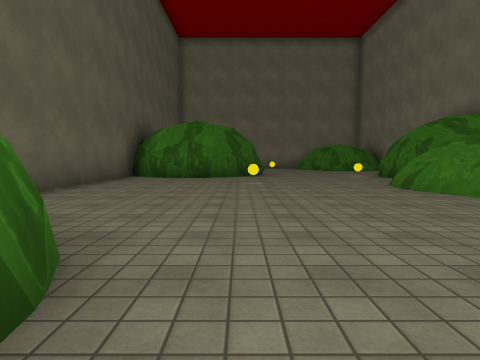
[1] (above)

14 first-person views from a walk through a scene from a Unity 3-D project. The camera is 1.2 m above the floor, tilts 4° down and sees 75° across. The floor is counted in squares, 2.16 m on a side. Each view is taken from the middle of a square. On the plan, view 1 faces up. The plan holds only what a view shows up to about 9 squares ahead; the rest is blank. The place goes on beyond the plan. The player is left out. Some surface patterns are stand-ins.

[2]
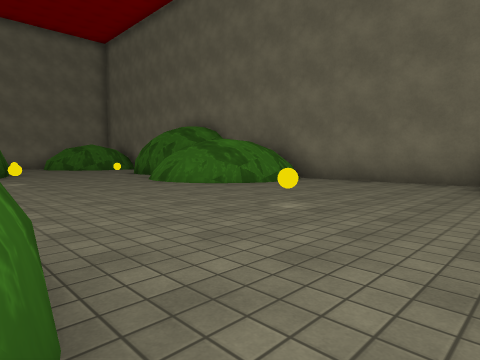

[3]
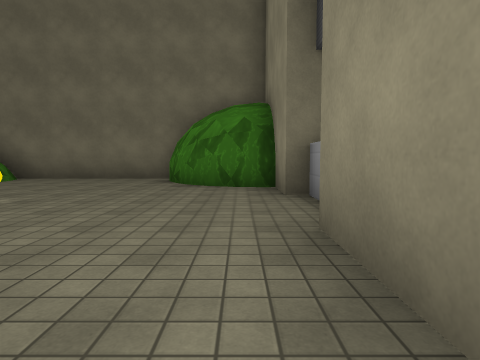

[4]
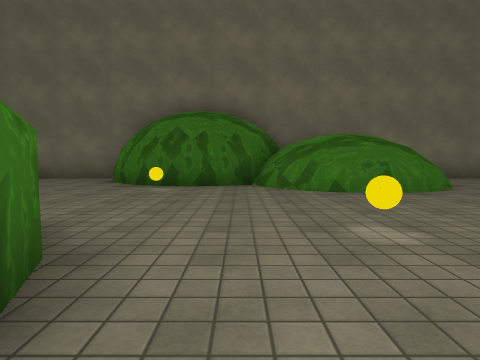

[5]
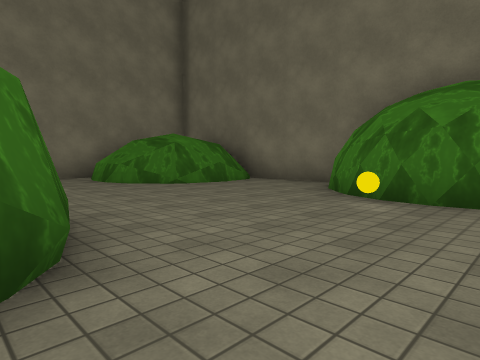

[6]
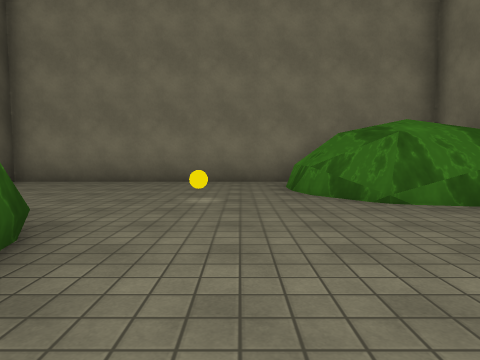

[7]
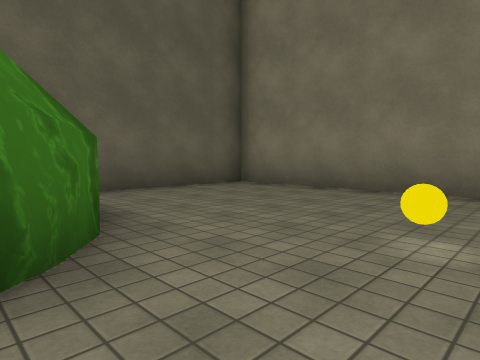

[8]
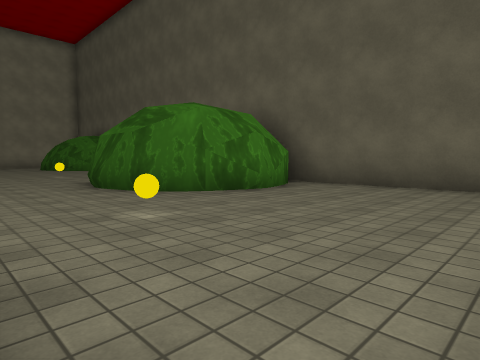

[9]
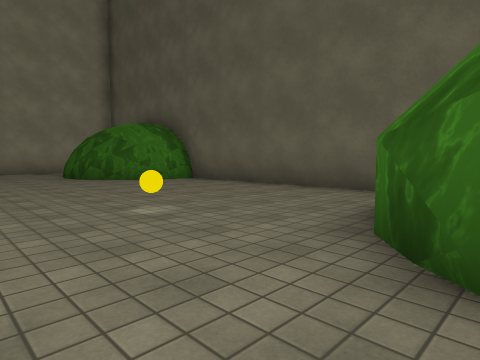

[10]
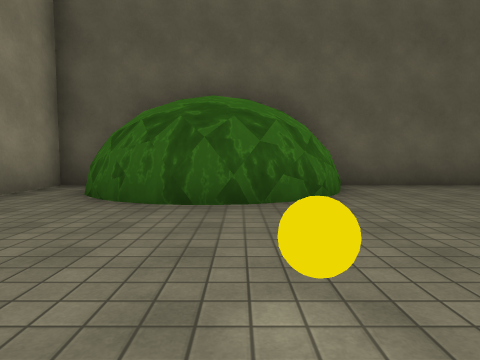

[11]
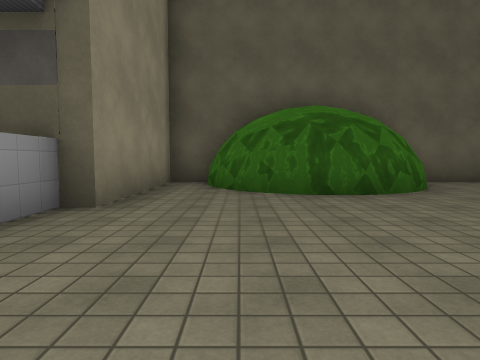

[12]
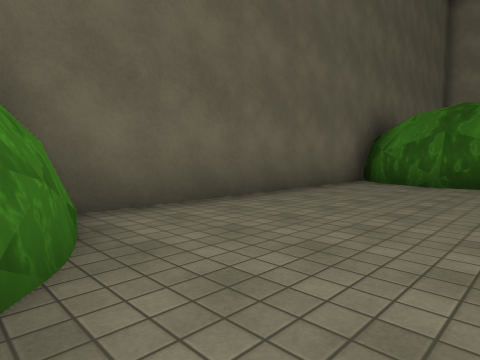

[13]
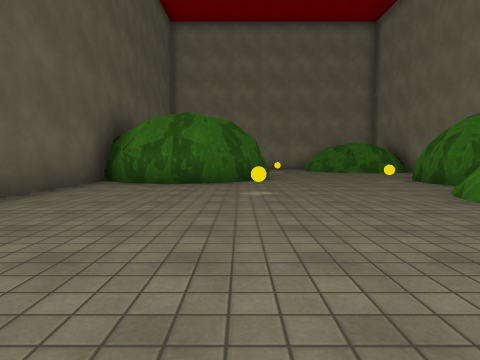

[14]
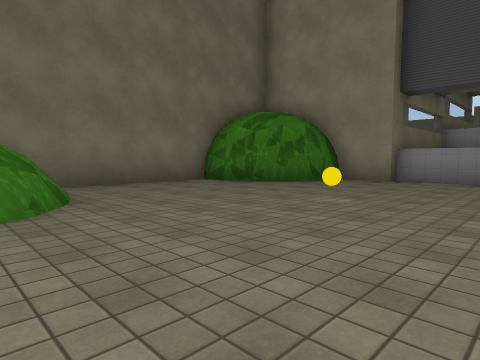

### Floor plan
Key: @ floor where view 1 was taken; # wall or solid block; . main floor; : floor 0.75 m higher than the main floor; + floor 1.25 m higher than the main floor; * floor 2 m higher than the main floor; % floor 2.25 m higher than the main floor; & floor 2.5 m higher than the main floor; = window, fence, low wall or low ledge; ^ raised ledge; O other object.
Columns run from 4 left of view 1 to 7 right of it. Each row starts with its distance up from view 1.
 18 #########
 17 #.......###
 16 #......=#&#
 15 #......=*%
 14 #....O..:+:#
 13 #.##.......#
 12  ####......#
 11     #.....##
 10 #####....##
  9 #.##....O#
  8 #........#
  7 #...O...^^#
  6 #......^^
  5 #......=^ ^#
  4 #.......^^^#
  3 #..........#
  2 ###........#
  1   ##..O....#
  0   ##@......#
 -1 ###......###
 -2 #.......##
 -3 #########

Where each view was taken, in squares from view 1:
view 1: 0 up, 0 right, facing up
view 2: 1 down, 1 left, facing up-right
view 3: 2 down, 2 left, facing right
view 4: 8 up, 2 left, facing right
view 5: 8 up, 0 right, facing up-right
view 6: 10 up, 2 right, facing up
view 7: 12 up, 2 right, facing up-left
view 8: 17 up, 3 right, facing down-left
view 9: 10 up, 2 right, facing down-left
view 10: 1 up, 3 right, facing left
view 11: 1 down, 4 right, facing left
view 12: 2 up, 0 right, facing up-left
view 13: 2 up, 0 right, facing up
view 14: 5 up, 0 right, facing down-right
